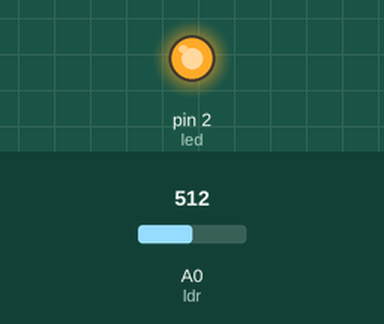
Recording of a sketch running on a simulated Arduino Uno, built with avr-gcc and run on an emulated ATmega328P. Shown: output pins drawn as LEDs (lit = HIGH). The inputs (shaded band) are chosen by the test bench; at power-on: A0 (ldr) = 512.

Above: at 1.2 s.
1.3 s: A0 (ldr) set to 987
2.8 s: A0 (ldr) set to 1014
At 3.9 s:
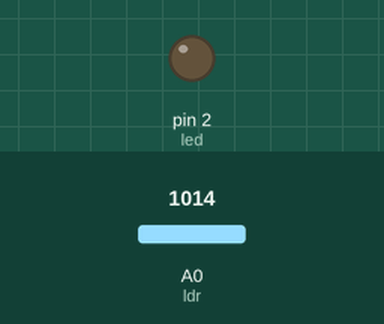
4.3 s: A0 (ldr) set to 990
At 5.1 s:
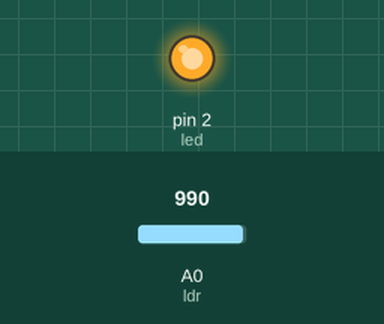
5.8 s: A0 (ldr) set to 1010
At 6.4 s:
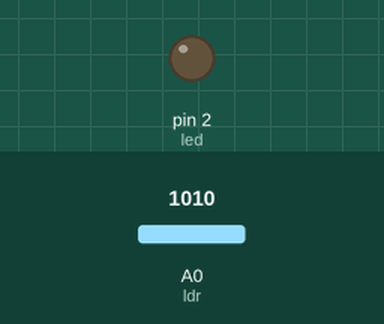
Timing chart, 0 to 8.3 s (numbered marks = the images above; inputs shaded):
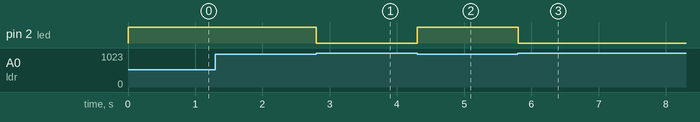

The sketch:

use_an_ldr_light_dependent_resistor_to_detect_light_levels_1.ino
```cpp
// C++ code
//GANGA SINGH
//Use an LDR (Light Dependent Resistor) to detect ambient light levels.


int ldr = A0;   // LDR input
int led = 2;    // LED output

int threshold = 1000; // Guess work(took middle of the bar of ldr)

void setup() {
  pinMode(led, OUTPUT);
}

void loop() {
  int lightValue = analogRead(ldr);

  if (lightValue < threshold) {
    // Dark - LED ON
    digitalWrite(led, HIGH);
  } else {
    // Bright - LED OFF
    digitalWrite(led, LOW);
  }

  delay(100);
}
```

Measured:
- the behaviour switches between 999 and 1000 on A0 (ldr) (found by bisection; images 0 and 1)
- after the input at 1.3 s, every drawn part: stays the same
- after the input at 2.8 s, pin 2 (led): HIGH → LOW at once
- after the input at 4.3 s, pin 2 (led): LOW → HIGH at once
- after the input at 5.8 s, pin 2 (led): HIGH → LOW at once
